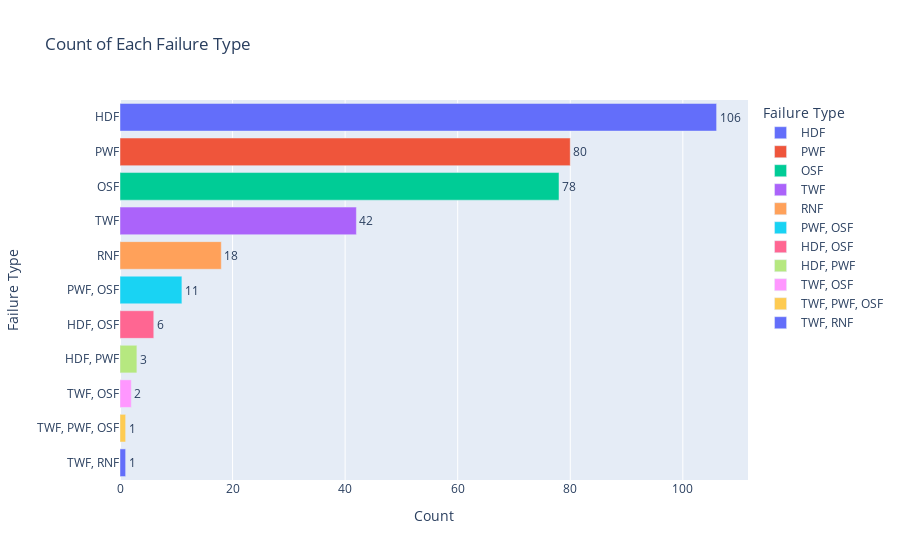

Write notebook code for a chart like this one.
### Markdown cell above
**Evidently, each subplot above illustrate the state for each parameter across varied Failure types.**
- Over 120 machine failure incidents following power failure were related to `Rotational speed`
- Power failure and HDF appears to be the most common failure type in all parameters.


### Let's illustrate the most common failure type in the dataset.

### Code cell
# Group by 'Failure type' and count occurrences
failure_counts = filtered_df.groupby('Failure type').size().sort_values(ascending=False).reset_index(name='count')

# Create a bar plot for the failure counts
fig = px.bar(failure_counts, x='count', y='Failure type', color='Failure type', title='Count of Each Failure Type', labels={'count': 'Count', 'Failure type': 'Failure Type'}, orientation='h')
fig.update_traces(texttemplate='%{x}', textposition='outside')
fig.show()

### Figure 1 — Plotly figure (JSON) as saved in the notebook; plotly's stock layout.template omitted (floating-point values rounded to 4 significant figures)
{"data": [{"alignmentgroup": "True", "hovertemplate": "Failure Type=%{y}<br>Count=%{x}<extra></extra>", "legendgroup": "HDF", "marker": {"color": "#636efa", "pattern": {"shape": ""}}, "name": "HDF", "offsetgroup": "HDF", "orientation": "h", "showlegend": true, "textposition": "outside", "texttemplate": "%{x}", "type": "bar", "x": [106], "xaxis": "x", "y": ["HDF"], "yaxis": "y"}, {"alignmentgroup": "True", "hovertemplate": "Failure Type=%{y}<br>Count=%{x}<extra></extra>", "legendgroup": "PWF", "marker": {"color": "#EF553B", "pattern": {"shape": ""}}, "name": "PWF", "offsetgroup": "PWF", "orientation": "h", "showlegend": true, "textposition": "outside", "texttemplate": "%{x}", "type": "bar", "x": [80], "xaxis": "x", "y": ["PWF"], "yaxis": "y"}, {"alignmentgroup": "True", "hovertemplate": "Failure Type=%{y}<br>Count=%{x}<extra></extra>", "legendgroup": "OSF", "marker": {"color": "#00cc96", "pattern": {"shape": ""}}, "name": "OSF", "offsetgroup": "OSF", "orientation": "h", "showlegend": true, "textposition": "outside", "texttemplate": "%{x}", "type": "bar", "x": [78], "xaxis": "x", "y": ["OSF"], "yaxis": "y"}, {"alignmentgroup": "True", "hovertemplate": "Failure Type=%{y}<br>Count=%{x}<extra></extra>", "legendgroup": "TWF", "marker": {"color": "#ab63fa", "pattern": {"shape": ""}}, "name": "TWF", "offsetgroup": "TWF", "orientation": "h", "showlegend": true, "textposition": "outside", "texttemplate": "%{x}", "type": "bar", "x": [42], "xaxis": "x", "y": ["TWF"], "yaxis": "y"}, {"alignmentgroup": "True", "hovertemplate": "Failure Type=%{y}<br>Count=%{x}<extra></extra>", "legendgroup": "RNF", "marker": {"color": "#FFA15A", "pattern": {"shape": ""}}, "name": "RNF", "offsetgroup": "RNF", "orientation": "h", "showlegend": true, "textposition": "outside", "texttemplate": "%{x}", "type": "bar", "x": [18], "xaxis": "x", "y": ["RNF"], "yaxis": "y"}, {"alignmentgroup": "True", "hovertemplate": "Failure Type=%{y}<br>Count=%{x}<extra></extra>", "legendgroup": "PWF, OSF", "marker": {"color": "#19d3f3", "pattern": {"shape": ""}}, "name": "PWF, OSF", "offsetgroup": "PWF, OSF", "orientation": "h", "showlegend": true, "textposition": "outside", "texttemplate": "%{x}", "type": "bar", "x": [11], "xaxis": "x", "y": ["PWF, OSF"], "yaxis": "y"}, {"alignmentgroup": "True", "hovertemplate": "Failure Type=%{y}<br>Count=%{x}<extra></extra>", "legendgroup": "HDF, OSF", "marker": {"color": "#FF6692", "pattern": {"shape": ""}}, "name": "HDF, OSF", "offsetgroup": "HDF, OSF", "orientation": "h", "showlegend": true, "textposition": "outside", "texttemplate": "%{x}", "type": "bar", "x": [6], "xaxis": "x", "y": ["HDF, OSF"], "yaxis": "y"}, {"alignmentgroup": "True", "hovertemplate": "Failure Type=%{y}<br>Count=%{x}<extra></extra>", "legendgroup": "HDF, PWF", "marker": {"color": "#B6E880", "pattern": {"shape": ""}}, "name": "HDF, PWF", "offsetgroup": "HDF, PWF", "orientation": "h", "showlegend": true, "textposition": "outside", "texttemplate": "%{x}", "type": "bar", "x": [3], "xaxis": "x", "y": ["HDF, PWF"], "yaxis": "y"}, {"alignmentgroup": "True", "hovertemplate": "Failure Type=%{y}<br>Count=%{x}<extra></extra>", "legendgroup": "TWF, OSF", "marker": {"color": "#FF97FF", "pattern": {"shape": ""}}, "name": "TWF, OSF", "offsetgroup": "TWF, OSF", "orientation": "h", "showlegend": true, "textposition": "outside", "texttemplate": "%{x}", "type": "bar", "x": [2], "xaxis": "x", "y": ["TWF, OSF"], "yaxis": "y"}, {"alignmentgroup": "True", "hovertemplate": "Failure Type=%{y}<br>Count=%{x}<extra></extra>", "legendgroup": "TWF, PWF, OSF", "marker": {"color": "#FECB52", "pattern": {"shape": ""}}, "name": "TWF, PWF, OSF", "offsetgroup": "TWF, PWF, OSF", "orientation": "h", "showlegend": true, "textposition": "outside", "texttemplate": "%{x}", "type": "bar", "x": [1], "xaxis": "x", "y": ["TWF, PWF, OSF"], "yaxis": "y"}, {"alignmentgroup": "True", "hovertemplate": "Failure Type=%{y}<br>Count=%{x}<extra></extra>", "legendgroup": "TWF, RNF", "marker": {"color": "#636efa", "pattern": {"shape": ""}}, "name": "TWF, RNF", "offsetgroup": "TWF, RNF", "orientation": "h", "showlegend": true, "textposition": "outside", "texttemplate": "%{x}", "type": "bar", "x": [1], "xaxis": "x", "y": ["TWF, RNF"], "yaxis": "y"}], "layout": {"barmode": "relative", "legend": {"title": {"text": "Failure Type"}, "tracegroupgap": 0}, "title": {"text": "Count of Each Failure Type"}, "xaxis": {"anchor": "y", "domain": [0, 1], "title": {"text": "Count"}}, "yaxis": {"anchor": "x", "categoryarray": ["TWF, RNF", "TWF, PWF, OSF", "TWF, OSF", "HDF, PWF", "HDF, OSF", "PWF, OSF", "RNF", "TWF", "OSF", "PWF", "HDF"], "categoryorder": "array", "domain": [0, 1], "title": {"text": "Failure Type"}}}}
